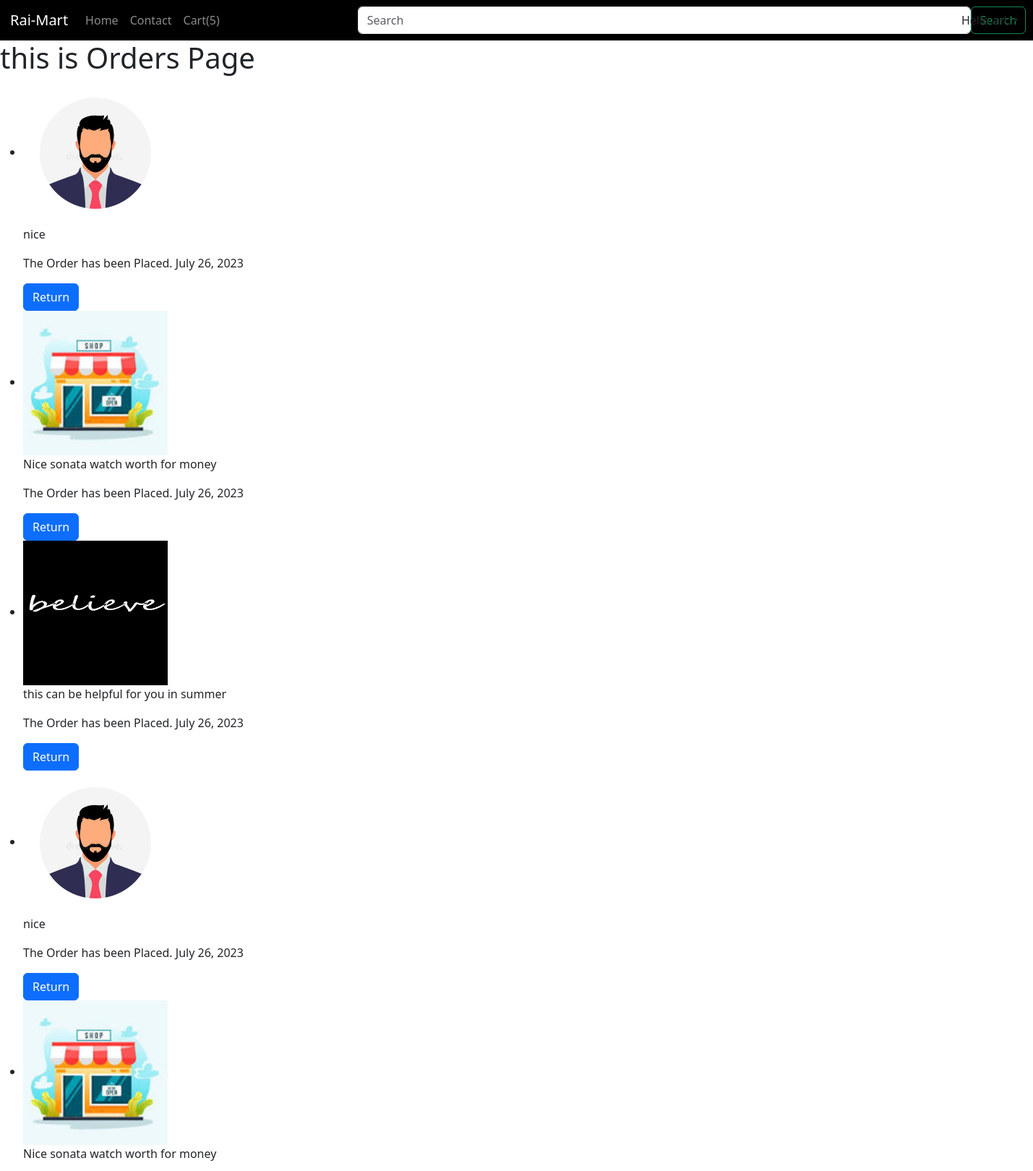
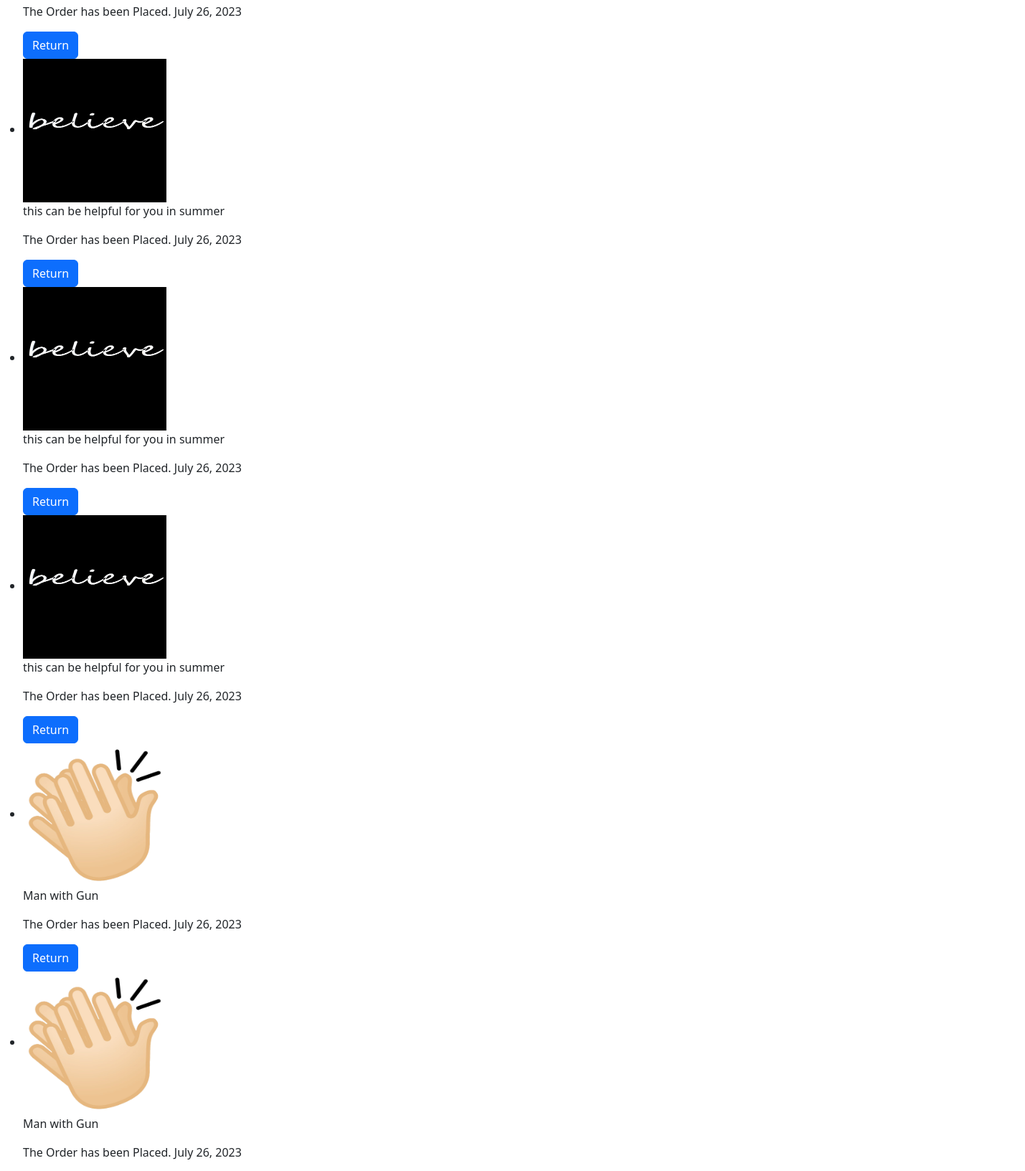
The page /home/orders (signed in, upper part) on the database its author committed (2 pictures, top to bottom).
### home/models.py (models this page shows, shortened)
class OrderUpdate(models.Model):
    user = models.ForeignKey(User, on_delete=models.CASCADE, null=True, blank=True)
    update_Id = models.AutoField(primary_key=True)
    order_id = models.IntegerField(default=0)
    update_desc = models.CharField(max_length=5000)
    timestamp = models.DateField(auto_now_add=True)

### home/views.py (the view)
# urls.py: path('home/orders',views.orders,name="orders"),
@login_required(login_url="/signin")
def orders(request):
    user = request.user
    orders = Order.objects.filter(user=user)
    orderUpd = OrderUpdate.objects.filter(user=user)
    prodList = []
    items_In_cartProd = CartProd.objects.filter(user=user)
    for item in items_In_cartProd:
        itemJson = item.itemJson.strip()
        if itemJson:
            data = json.loads(itemJson)
        else:
            data = {}
        for key in data:
            prodId = key
            prodList.append({"prodId":prodId})
    product_list = []
    for things in orderUpd:
        prodDesc = things.update_desc.strip()
        Time = things.timestamp
    for order in orders:
        item_json = order.itemJson.strip()
        if item_json:
            try:
                data = json.loads(item_json)
            except json.JSONDecodeError as e:
                data = {}
        else:
            data = {}
        for key in data:
            product_key = tuple(data[key])
            imageSrc = product_key[2]
            description = product_key[3]
            price = product_key[4]
            name = product_key[1]
            quantity = product_key[0]
            product_list.append({'image_src': imageSrc, 'desc': description, 'price': price, 'name': name, 'qty': quantity,'prodDesc':prodDesc, 'Time':Time})
    fname = request.session.get('fname')
    return render(request, 'Orders.html', {'product_list': product_list,'prodList':json.dumps(prodList),'fname':fname})

### templates/Orders.html (shortened to what this page needs)
{% extends 'basic.html' %}
{% block body %}
<h1>this is Orders Page</h1>
<ul>
  {% for product in product_list %}
  <li>
    <img height="200px" width="200px" src="{{ product.image_src }}" alt="Product Image">
    <p>{{ product.desc }}</p>
    <p>{{ product.prodDesc }} {{ product.Time }}</p>
    <button class="btn btn-primary">Return</button>
  </li>
  {% endfor %}
</ul>
{% endblock %}

### rows shown on the page
OrderUpdate: prodDesc "The Order has been Placed." "The Order has been Placed." "The Order has been Placed." "The Order has been Placed." "The Order has been Placed." "The Order has been Placed." "The Order has been Placed." "The Order has been Placed." "The Order has been Placed." "The Order has been Placed.", Time "July 26, 2023" "July 26, 2023" "July 26, 2023" "July 26, 2023" "July 26, 2023" "July 26, 2023" "July 26, 2023" "July 26, 2023" "July 26, 2023" "July 26, 2023"

### other values the page prints
{{ fname }} "ar"
{{ product.desc }} "nice" "Nice sonata watch worth for money" "this can be helpful for you in summer" "nice" "Nice sonata watch worth for money" "this can be helpful for you in summer" "this can be helpful for you in summer" "this can be helpful for you in summer" "Man with Gun" "Man with Gun"
